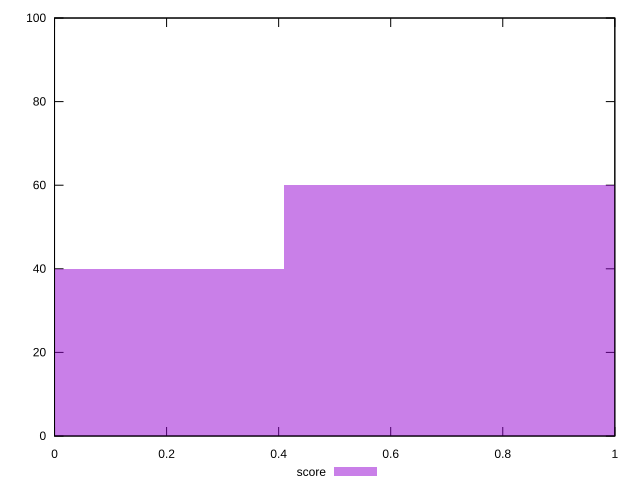

Source code (gnuplot):
reset

$score <<EOF
0.820392159967799 60
0 40
EOF

set key outside below
set boxwidth 0.820392159967799
set xrange [0:1]
set yrange [0:100]
set trange [0:100]
set style fill transparent solid 0.5 noborder
set terminal svg size 640, 490 enhanced background rgb 'white'
set output "report_00012_2021-02-09T11:01:39.952Z/uses-rel-preload/samples/pages/score/histogram.svg"

plot $score title "score" with boxes

reset
